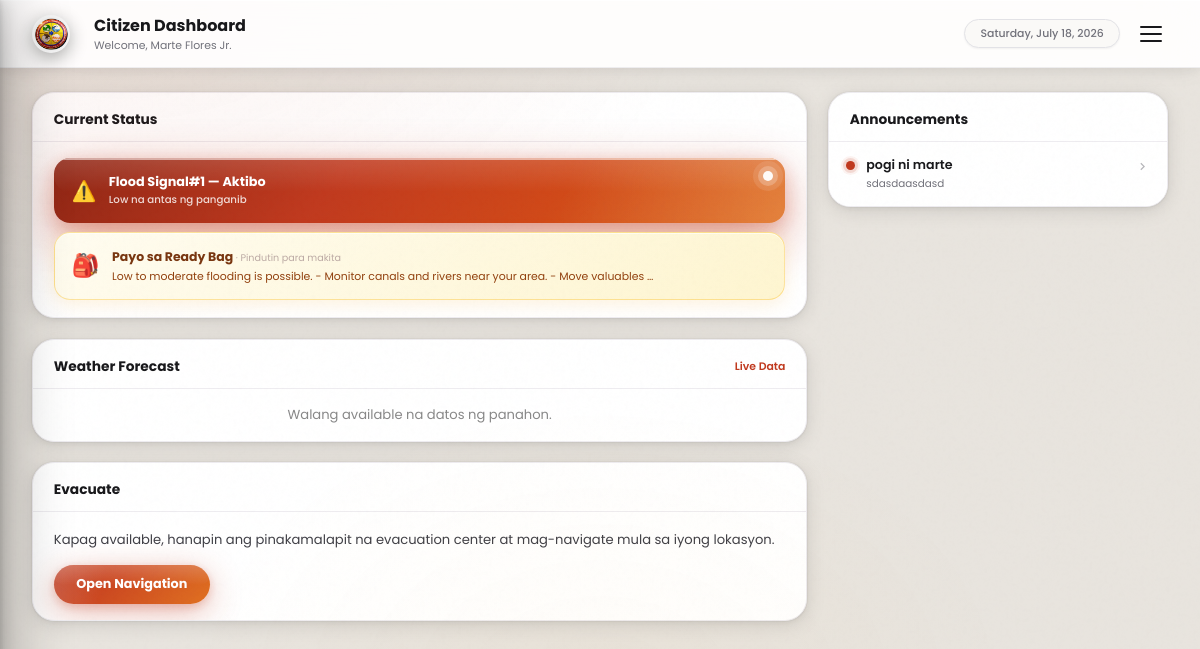
Page /pages/citizen_dashboard.php (signed in) on the committed database.
### tables this page shows
CREATE TABLE `users` (
  `id` int(10) UNSIGNED NOT NULL,
  `full_name` varchar(150) NOT NULL,
  `first_name` varchar(100) DEFAULT NULL,
  `middle_name` varchar(100) DEFAULT NULL,
  `last_name` varchar(100) DEFAULT NULL,
  `suffix` varchar(10) DEFAULT NULL,
  `email` varchar(150) NOT NULL,
  `contact_number` varchar(20) DEFAULT NULL,
  `password_hash` varchar(255) NOT NULL,
  `role` enum('citizen','admin','coordinator') NOT NULL DEFAULT 'citizen',
  `barangay_id` int(10) UNSIGNED NOT NULL,
  `house_number` varchar(50) NOT NULL,
  `birthday` date DEFAULT NULL,
  `sex` enum('male','female','prefer_not_to_say') DEFAULT NULL,
  `is_email_verified` tinyint(1) NOT NULL DEFAULT 0,
  `otp_code_hash` varchar(255) DEFAULT NULL,
  `otp_expires_at` datetime DEFAULT NULL,
  `device_token` varchar(255) DEFAULT NULL,
  `device_fingerprint` varchar(255) DEFAULT NULL,
  `device_registered_at` datetime DEFAULT NULL,
  `is_device_trusted` tinyint(1) NOT NULL DEFAULT 0,
  `is_active` tinyint(1) NOT NULL DEFAULT 1,
  `created_at` datetime NOT NULL DEFAULT current_timestamp(),
  `updated_at` datetime NOT NULL DEFAULT current_timestamp() ON UPDATE current_timestamp(),
  `otp_code` varchar(10) DEFAULT NULL,
  `otp_purpose` varchar(30) DEFAULT NULL
);

CREATE TABLE `disasters` (
  `id` int(10) UNSIGNED NOT NULL,
  `type` enum('typhoon','flood','earthquake','heat','landslide','other') NOT NULL,
  `level` tinyint(3) UNSIGNED NOT NULL,
  `title` varchar(200) NOT NULL,
  `status` enum('planned','ongoing','resolved') NOT NULL DEFAULT 'planned',
  `description` text DEFAULT NULL,
  `started_at` datetime DEFAULT NULL,
  `ended_at` datetime DEFAULT NULL,
  `created_at` datetime NOT NULL DEFAULT current_timestamp(),
  `updated_at` datetime NOT NULL DEFAULT current_timestamp() ON UPDATE current_timestamp()
);

CREATE TABLE `ready_bag_templates` (
  `id` int(10) UNSIGNED NOT NULL,
  `disaster_type` enum('typhoon','flood','earthquake','heat','landslide','general') NOT NULL,
  `level_min` tinyint(3) UNSIGNED NOT NULL DEFAULT 1,
  `level_max` tinyint(3) UNSIGNED NOT NULL DEFAULT 5,
  `title` varchar(200) NOT NULL,
  `message` text NOT NULL
);

CREATE TABLE `announcements` (
  `id` int(10) UNSIGNED NOT NULL,
  `title` varchar(200) NOT NULL,
  `body` text NOT NULL,
  `type` enum('general','disaster') NOT NULL DEFAULT 'general',
  `disaster_id` int(10) UNSIGNED DEFAULT NULL,
  `is_pinned` tinyint(1) NOT NULL DEFAULT 0,
  `published_at` datetime NOT NULL DEFAULT current_timestamp(),
  `created_by` int(10) UNSIGNED NOT NULL,
  `created_at` datetime NOT NULL DEFAULT current_timestamp(),
  `updated_at` datetime NOT NULL DEFAULT current_timestamp() ON UPDATE current_timestamp()
);

### pages/session.php (called while the page is built, shortened)
<?php
function current_user(): ?array
{
    static $cached = null;
    if ($cached !== null) {
        return $cached;
    }
    $pdo = db();
    $stmt = $pdo->prepare('SELECT u.*, b.name AS barangay_name, b.municipality, b.province
                           FROM users u
                           JOIN barangays b ON b.id = u.barangay_id
                           WHERE u.id = ? AND u.is_active = 1');
    $stmt->execute([$_SESSION['user_id']]);
    $cached = $stmt->fetch() ?: null;
    return $cached;
}
function require_login(?string $role = null): void
{
    $user = current_user();
}

### pages/citizen_dashboard.php (the view, shortened to what this page needs)
<?php
require_once __DIR__ . '/session.php';
require_login();
$user = current_user();
$pdo  = db();
$weather = null;
$disasterStmt   = $pdo->query("SELECT * FROM disasters WHERE status = 'ongoing' ORDER BY level DESC, started_at DESC LIMIT 1");
$activeDisaster = $disasterStmt->fetch();
$advice = null;
if ($activeDisaster) {
    $type  = $activeDisaster['type'];
    $level = (int)$activeDisaster['level'];
    $stmt  = $pdo->prepare("SELECT * FROM ready_bag_templates
                             WHERE disaster_type = ?
                               AND level_min <= ?
                               AND level_max >= ?
                             ORDER BY level_min DESC LIMIT 1");
    $stmt->execute([$type, $level, $level]);
    $advice = $stmt->fetch();
}
$annStmt = $pdo->query("SELECT a.*, d.title AS disaster_title
                         FROM announcements a
                         LEFT JOIN disasters d ON d.id = a.disaster_id
                         ORDER BY a.is_pinned DESC, a.published_at DESC
                         LIMIT 6");
$announcements = $annStmt->fetchAll();
$currentHour = (int)date('H');
$isNightTime = ($currentHour >= 18 || $currentHour < 6);
function wx_colors(string $cat, bool $isNight): array {
    if ($isNight) {
        $map = [
            'sunny'  => ['#0f1729','#1a2a52','#2d4080','rgba(15,23,41,.6)'],
            'cloudy' => ['#0d1520','#1e2d3d','#2e4158','rgba(13,21,32,.55)'],
            'rain'   => ['#080e1e','#0f1f3d','#162d5a','rgba(8,14,30,.6)'],
            'storm'  => ['#060810','#0d1020','#161c30','rgba(6,8,16,.7)'],
            'fog'    => ['#111820','#1c2530','#283545','rgba(17,24,32,.5)'],
            'windy'  => ['#091218','#112233','#1a3040','rgba(9,18,24,.5)'],
        ];
        return $map[$cat] ?? $map['sunny'];
    } else {
        $map = [
            'sunny'  => ['#F97316','#FB923C','#FBBF24','rgba(249,115,22,.5)'],
            'cloudy' => ['#475569','#64748B','#94A3B8','rgba(71,85,105,.4)'],
            'rain'   => ['#1D4ED8','#2563EB','#3B82F6','rgba(29,78,216,.5)'],
            'storm'  => ['#0F172A','#1E293B','#334155','rgba(15,23,42,.6)'],
            'fog'    => ['#475569','#64748B','#94A3B8','rgba(71,85,105,.35)'],
            'windy'  => ['#047857','#059669','#34D399','rgba(4,120,87,.4)'],
        ];
        return $map[$cat] ?? $map['sunny'];
    }
}
$wx_cat    = isset($weather) ? wx_category($weather['condition_text'] ?? '') : 'sunny';
$wx_colors = wx_colors($wx_cat, $isNightTime);
$wx_particles = $isNightTime
    ? ['sunny'=>['✨','⭐','🌙'],'cloudy'=>['☁','🌙','✦'],'rain'=>['💧','🌧','💦'],'storm'=>['⚡','🌩','💥'],'fog'=>['🌫','✦','👻'],'windy'=>['🌬','🍃','💨']]
    : ['sunny'=>['✨','☀','⭐'],'cloudy'=>['☁','💨','🌤'],'rain'=>['💧','🌧','💦'],'storm'=>['⚡','🌩','💥'],'fog'=>['👻','🌫','✦'],'windy'=>['🍃','🌬','💨']];
$wx_ptcls = $wx_particles[$wx_cat] ?? $wx_particles['sunny'];
?>
<!DOCTYPE html>
<html lang="en">
<head>
<link rel="stylesheet" href="../asset/css/userdashboard.css">
</head>
<body>
<div class="desktop-wrapper">
  <header class="desktop-topbar">
    <div class="drawer-logo" style="width:38px;height:38px;background:#eee;border-radius:50%;display:flex;align-items:center;justify-content:center;"><img src="../img/mdrrmo.png" alt="MDRRMO" style="width:100%;"></div>
    <div class="desktop-topbar-center">
      <div class="desktop-topbar-title">Citizen Dashboard</div>
      <div class="desktop-topbar-sub">Welcome, <?php echo htmlspecialchars($user['full_name'] ?? 'Citizen'); ?></div>
    </div>
    <div class="desktop-topbar-right">
      <div class="desktop-date-chip"><?php echo date('l, F j, Y'); ?></div>
      <button class="hamburger-btn" id="desktopHamburger" onclick="openSidebar()"><span></span><span></span><span></span></button>
    </div>
  </header>
  <div class="desktop-content"><div class="desktop-grid"><div class="desktop-col-left"><div class="desktop-card"><div class="desktop-card-header"><h2>Current Status</h2></div><div class="desktop-card-body desktop-alert-wrap"><?php if ($activeDisaster): ?><div class="alert-banner alert-typhoon" onclick="openDisasterModal()" role="button"><div class="shimmer-stripe"></div><div class="alert-icon">⚠️</div><div class="alert-text"><div class="alert-title"><?php echo htmlspecialchars(ucfirst($activeDisaster['type'])); ?> Signal#<?php echo (int)$activeDisaster['level']; ?> — Aktibo</div><div class="alert-sub"><?php $lvlLabel=['1'=>'Low','2'=>'Moderate','3'=>'High','4'=>'Severe']; echo ($lvlLabel[(string)(int)$activeDisaster['level']]??'Moderate').' na antas ng panganib'; ?></div></div><div class="alert-pulse-wrap"><div class="alert-pulse-dot"></div></div></div><?php if ($advice): ?><div class="desktop-readybag" onclick="openReadyBagModal()"><div class="desktop-readybag-icon">🎒</div><div><div class="desktop-readybag-title">Payo sa Ready Bag <small style="font-weight:400;color:#bcaaa4;font-size:.60rem;">· Pindutin para makita</small></div><div class="desktop-readybag-text"><?php echo htmlspecialchars(mb_substr($advice['message'],0,100)); ?>…</div></div></div><?php endif; ?><?php else: ?><div class="alert-banner alert-none"><div class="alert-icon">✅</div><div class="alert-text"><div class="alert-title">Walang aktibong sakuna sa ngayon</div><div class="alert-sub">Manatiling handa at subaybayan ang mga update</div></div></div><?php endif; ?></div></div><div class="desktop-card"><div class="desktop-card-header"><h2>Weather Forecast</h2><a href="#">Live Data</a></div><?php if ($weather): ?><div class="weather-card" style="margin:0;border-radius:0;box-shadow:none;"><div class="weather-banner" style="background:linear-gradient(150deg,<?php echo $wx_colors[0]; ?> 0%,<?php echo $wx_colors[1]; ?> 48%,<?php echo $wx_colors[2]; ?> 100%);"><div class="wx-texture"></div><div class="wx-rim"></div><div class="weather-top-row"><div class="weather-left"><div class="weather-temp-big"><?php echo round($weather['temp_c']); ?><sup>°C</sup></div><div class="weather-place-name">San Ildefonso, Bulacan</div><div class="weather-condition-label"><?php echo htmlspecialchars($weather['condition_text']); ?></div></div><div class="weather-risk-pill <?php echo $weather['level']; ?>"><?php $riskLabels=['low'=>'LOW','medium'=>'MODERATE','high'=>'HIGH','extreme'=>'SEVERE']; echo $riskLabels[$weather['level']]??strtoupper($weather['level']); ?> RISK</div></div><div class="weather-mascot-wrap" style="width:144px;height:144px;bottom:-10px;right:18px;"><span class="mascot-note"><?php echo $wx_ptcls[0]; ?></span><span class="mascot-note" style="animation-delay:.9s"><?php echo $wx_ptcls[1]; ?></span><span class="mascot-note" style="animation-delay:1.6s"><?php echo $wx_ptcls[2]; ?></span><?php echo wx_mascot_html($wx_cat, $isNightTime, 'd'); ?></div></div><div class="weather-stats-strip" style="background:linear-gradient(190deg,<?php echo $wx_colors[1]; ?> 0%,<?php echo $wx_colors[2]; ?> 100%);"><div class="w-stat-pill"><div class="stat-icon-3d"><svg viewBox="0 0 40 40"><defs><radialGradient id="dDropBody" cx="38%" cy="28%" r="65%"><stop offset="0%" stop-color="#b3e5fc"/><stop offset="35%" stop-color="#29b6f6"/><stop offset="75%" stop-color="#0277bd"/><stop offset="100%" stop-color="#01579b"/></radialGradient><radialGradient id="dDropSpec" cx="30%" cy="22%" r="35%"><stop offset="0%" stop-color="rgba(255,255,255,.85)"/><stop offset="100%" stop-color="rgba(255,255,255,0)"/></radialGradient><filter id="dDropBlur"><feGaussianBlur stdDeviation="1.2"/></filter></defs><ellipse cx="20" cy="36" rx="8" ry="3" fill="rgba(2,119,189,.22)" filter="url(#dDropBlur)"/><path d="M20 4 Q27 14 28 22 A8 8 0 0 1 12 22 Q13 14 20 4Z" fill="url(#dDropBody)"/><path d="M12.4 22 Q12 18 15 13" stroke="rgba(100,210,255,.5)" stroke-width="1.5" fill="none" stroke-linecap="round"/><path d="M20 4 Q27 14 28 22 A8 8 0 0 1 12 22 Q13 14 20 4Z" fill="url(#dDropSpec)"/><ellipse cx="17" cy="16" rx="3.5" ry="4.5" fill="rgba(255,255,255,.30)" transform="rotate(-15 17 16)"/></svg></div><div class="stat-info"><div class="stat-val"><?php echo $weather['humidity']; ?>%</div><div class="stat-label">Humidity</div></div></div><div class="w-stat-pill"><div class="stat-icon-3d"><svg viewBox="0 0 40 40"><defs><linearGradient id="dThermTube" x1="0" y1="0" x2="1" y2="0"><stop offset="0%" stop-color="#b0bec5"/><stop offset="30%" stop-color="#eceff1"/><stop offset="60%" stop-color="#cfd8dc"/><stop offset="100%" stop-color="#90a4ae"/></linearGradient><linearGradient id="dThermMercury" x1="0" y1="0" x2="0" y2="1"><stop offset="0%" stop-color="#ff8a65"/><stop offset="60%" stop-color="#f4511e"/><stop offset="100%" stop-color="#bf360c"/></linearGradient><radialGradient id="dThermBulb" cx="40%" cy="35%" r="60%"><stop offset="0%" stop-color="#ff8a65"/><stop offset="50%" stop-color="#f4511e"/><stop offset="100%" stop-color="#bf360c"/></radialGradient><radialGradient id="dThermSpec" cx="35%" cy="28%" r="40%"><stop offset="0%" stop-color="rgba(255,255,255,.7)"/><stop offset="100%" stop-color="rgba(255,255,255,0)"/></radialGradient><filter id="dThermBlur"><feGaussianBlur stdDeviation="1"/></filter></defs><ellipse cx="20" cy="37" rx="6" ry="2.2" fill="rgba(0,0,0,.18)" filter="url(#dThermBlur)"/><rect x="16" y="5" width="8" height="22" rx="4" fill="url(#dThermTube)"/><rect x="17.5" y="6" width="2" height="20" rx="1" fill="rgba(255,255,255,.55)"/><rect x="18" y="12" width="4" height="15" rx="2" fill="url(#dThermMercury)"/><circle cx="20" cy="31" r="6" fill="url(#dThermBulb)"/><circle cx="20" cy="31" r="6" fill="url(#dThermSpec)"/><line x1="24.5" y1="10" x2="26.5" y2="10" stroke="rgba(255,255,255,.7)" stroke-width="1" stroke-linecap="round"/><line x1="24.5" y1="15" x2="26.5" y2="15" stroke="rgba(255,255,255,.7)" stroke-width="1" stroke-linecap="round"/><line x1="24.5" y1="20" x2="26.5" y2="20" stroke="rgba(255,255,255,.7)" stroke-width="1" stroke-linecap="round"/><line x1="24.5" y1="25" x2="26.5" y2="25" stroke="rgba(255,255,255,.7)" stroke-width="1" stroke-linecap="round"/></svg></div><div class="stat-info"><div class="stat-val"><?php echo round($weather['heat_index'],1); ?>°C</div><div class="stat-label">Heat Index</div></div></div></div></div><?php else: ?><p style="font-size:.82rem;color:#888;text-align:center;padding:1rem 0;">Walang available na datos ng panahon.</p><?php endif; ?></div><div class="desktop-card"><div class="desktop-card-header"><h2>Evacuate</h2></div><div class="desktop-evac-body"><p style="font-size:.82rem;color:var(--text-2);margin-bottom:.9rem;line-height:1.65;">Kapag available, hanapin ang pinakamalapit na evacuation center at mag-navigate mula sa iyong lokasyon.</p><a href="navigation.php" class="btn-nav">Open Navigation</a></div></div></div><div class="desktop-col-right"><div class="desktop-card"><div class="desktop-card-header" id="announcements"><h2>Announcements</h2></div><?php if (!$announcements): ?><div class="ann-empty">Wala pang anunsyo.</div><?php else: ?><div class="desktop-ann-list ann-list"><?php foreach ($announcements as $idx => $a): ?><div class="ann-item" onclick="openAnnModal(<?php echo $idx; ?>)" role="button" aria-label="Basahin ang anunsyo"><div class="ann-dot <?php echo $a['is_pinned']?'pinned':''; ?>"></div><div class="ann-body"><div class="ann-title"><?php if($a['is_pinned']): ?><span class="badge">NAKA-PIN</span><?php endif; ?><?php if($a['disaster_title']): ?><span class="badge badge-disaster"><?php echo htmlspecialchars($a['disaster_title']); ?></span><?php endif; ?><?php echo htmlspecialchars($a['title']); ?></div><div class="ann-preview"><?php echo htmlspecialchars(mb_substr($a['body'],0,200)); ?></div></div><svg viewBox="0 0 24 24" style="width:15px;height:15px;fill:var(--muted);flex-shrink:0;margin-top:3px;opacity:.5"><path d="M8.59 16.59L13.17 12 8.59 7.41 10 6l6 6-6 6z"/></svg></div><?php endforeach; ?></div><?php endif; ?></div></div></div></div></div>
</body>
</html>

### rows in the picture
users: full_name "Marte Flores Jr."
disasters: type "Flood", level "1", level "Low"
ready_bag_templates: message "Low to moderate flooding is possible. - Monitor canals and rivers near your area. - Move valuables"
announcements: is_pinned 0 (drawn), title "pogi ni marte", body "sdasdaasdasd"
